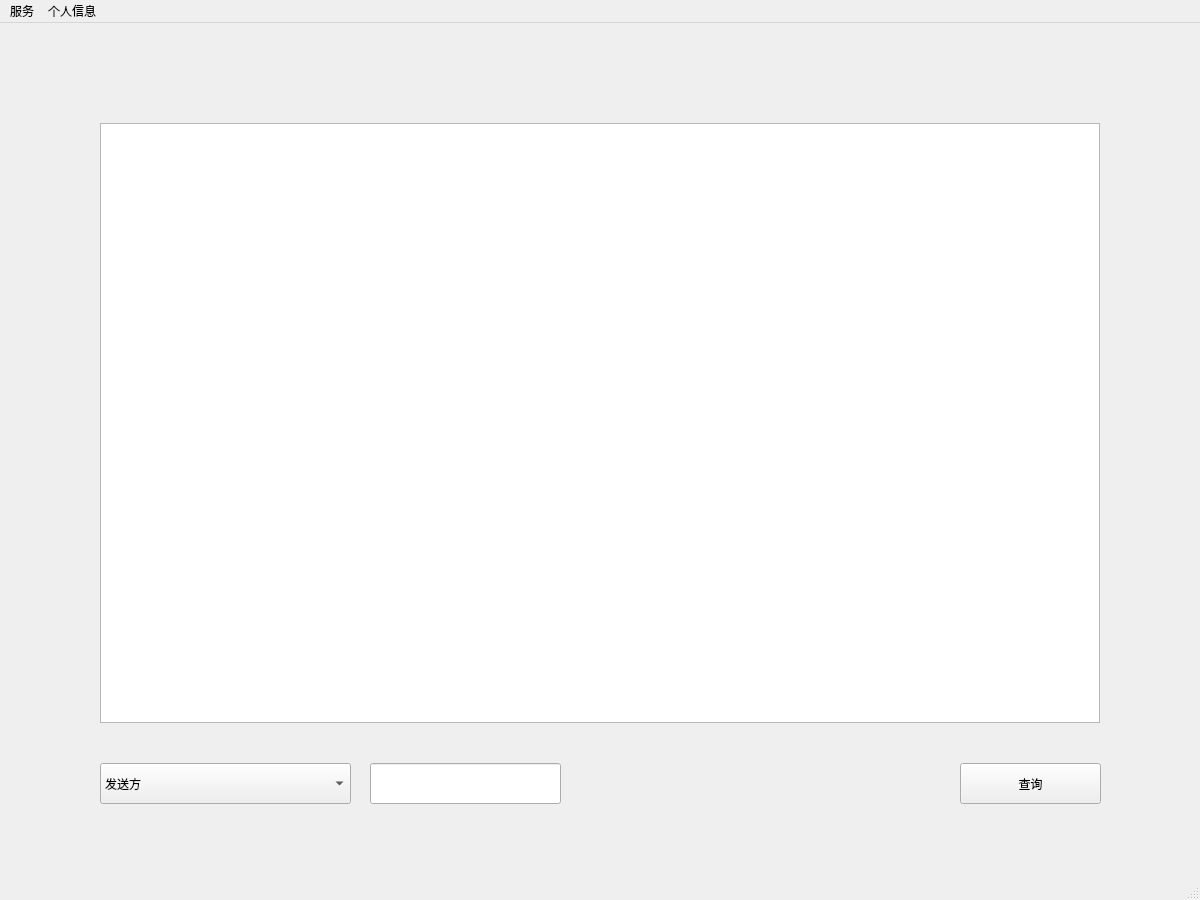
<?xml version="1.0" encoding="UTF-8"?>
<ui version="4.0">
 <class>MainWindow_Administrator</class>
 <widget class="QMainWindow" name="MainWindow_Administrator">
  <property name="geometry">
   <rect>
    <x>0</x>
    <y>0</y>
    <width>1200</width>
    <height>900</height>
   </rect>
  </property>
  <property name="windowTitle">
   <string>MainWindow</string>
  </property>
  <widget class="QWidget" name="centralwidget">
   <widget class="QStackedWidget" name="stackedWidget">
    <property name="geometry">
     <rect>
      <x>0</x>
      <y>0</y>
      <width>1200</width>
      <height>876</height>
     </rect>
    </property>
    <widget class="QWidget" name="page_findDelivery">
     <widget class="QComboBox" name="comboBox_deliverySelect">
      <property name="geometry">
       <rect>
        <x>100</x>
        <y>740</y>
        <width>251</width>
        <height>41</height>
       </rect>
      </property>
      <item>
       <property name="text">
        <string>发送方</string>
       </property>
      </item>
      <item>
       <property name="text">
        <string>接收方</string>
       </property>
      </item>
      <item>
       <property name="text">
        <string>时间</string>
       </property>
      </item>
      <item>
       <property name="text">
        <string>单号</string>
       </property>
      </item>
     </widget>
     <widget class="QLineEdit" name="lineEdit_deliveryInput">
      <property name="geometry">
       <rect>
        <x>370</x>
        <y>740</y>
        <width>191</width>
        <height>41</height>
       </rect>
      </property>
     </widget>
     <widget class="QPushButton" name="pushButton_findDelivery">
      <property name="geometry">
       <rect>
        <x>960</x>
        <y>740</y>
        <width>141</width>
        <height>41</height>
       </rect>
      </property>
      <property name="text">
       <string>查询</string>
      </property>
     </widget>
     <widget class="QTextEdit" name="textEdit_findDelivery">
      <property name="geometry">
       <rect>
        <x>100</x>
        <y>100</y>
        <width>1000</width>
        <height>600</height>
       </rect>
      </property>
     </widget>
    </widget>
    <widget class="QWidget" name="page_findUser">
     <widget class="QTextEdit" name="textEdit_findUser">
      <property name="geometry">
       <rect>
        <x>100</x>
        <y>100</y>
        <width>1000</width>
        <height>600</height>
       </rect>
      </property>
     </widget>
     <widget class="QLineEdit" name="lineEdit_findUser">
      <property name="geometry">
       <rect>
        <x>760</x>
        <y>770</y>
        <width>171</width>
        <height>51</height>
       </rect>
      </property>
     </widget>
     <widget class="QPushButton" name="pushButton_findUser">
      <property name="geometry">
       <rect>
        <x>960</x>
        <y>770</y>
        <width>141</width>
        <height>51</height>
       </rect>
      </property>
      <property name="text">
       <string>查询</string>
      </property>
     </widget>
    </widget>
    <widget class="QWidget" name="page_show">
     <widget class="QLabel" name="label_name">
      <property name="geometry">
       <rect>
        <x>100</x>
        <y>180</y>
        <width>200</width>
        <height>50</height>
       </rect>
      </property>
      <property name="text">
       <string>TextLabel</string>
      </property>
     </widget>
     <widget class="QLabel" name="label_account">
      <property name="geometry">
       <rect>
        <x>100</x>
        <y>90</y>
        <width>200</width>
        <height>50</height>
       </rect>
      </property>
      <property name="text">
       <string>TextLabel</string>
      </property>
     </widget>
     <widget class="QLabel" name="label_tel">
      <property name="geometry">
       <rect>
        <x>100</x>
        <y>280</y>
        <width>200</width>
        <height>50</height>
       </rect>
      </property>
      <property name="text">
       <string>TextLabel</string>
      </property>
     </widget>
     <widget class="QLabel" name="label_balance">
      <property name="geometry">
       <rect>
        <x>100</x>
        <y>370</y>
        <width>200</width>
        <height>50</height>
       </rect>
      </property>
      <property name="text">
       <string>TextLabel</string>
      </property>
     </widget>
    </widget>
   </widget>
  </widget>
  <widget class="QMenuBar" name="menubar">
   <property name="geometry">
    <rect>
     <x>0</x>
     <y>0</y>
     <width>1200</width>
     <height>26</height>
    </rect>
   </property>
   <widget class="QMenu" name="menu_service">
    <property name="title">
     <string>服务</string>
    </property>
    <addaction name="action_findDelivery"/>
    <addaction name="action_findUser"/>
   </widget>
   <widget class="QMenu" name="menu_information">
    <property name="title">
     <string>个人信息</string>
    </property>
    <addaction name="action_show"/>
   </widget>
   <addaction name="menu_service"/>
   <addaction name="menu_information"/>
  </widget>
  <widget class="QStatusBar" name="statusbar"/>
  <action name="action_findDelivery">
   <property name="text">
    <string>查询快递</string>
   </property>
  </action>
  <action name="action_show">
   <property name="text">
    <string>展示</string>
   </property>
  </action>
  <action name="action_update">
   <property name="text">
    <string>修改</string>
   </property>
  </action>
  <action name="action_findUser">
   <property name="text">
    <string>查询用户</string>
   </property>
  </action>
 </widget>
 <resources/>
 <connections/>
</ui>
